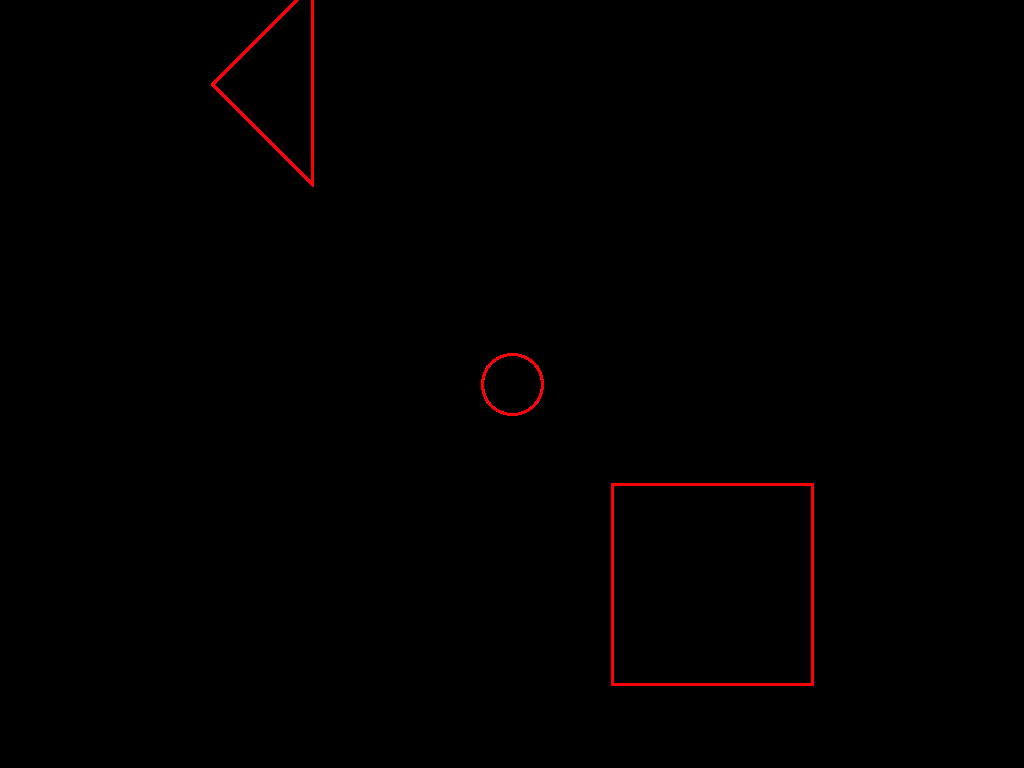
Frame 1 (no input)
Frame 60 (the mouse pressed at the canvas centre just before this capture): identical to frame 1, image omitted
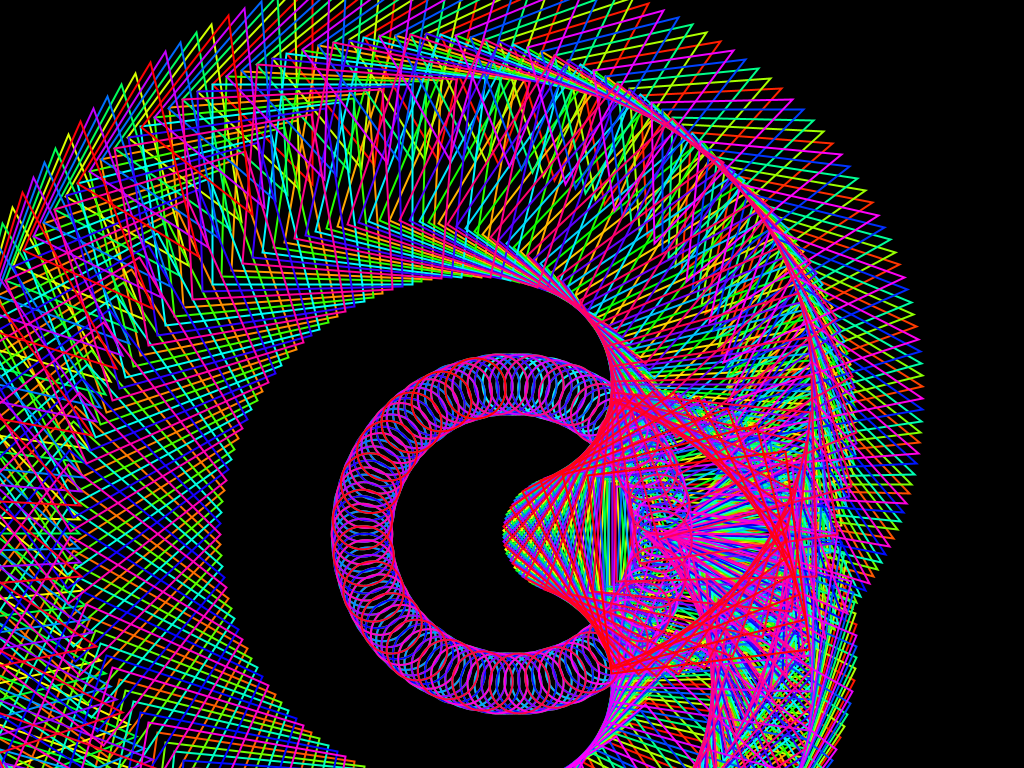
Frame 120 (the mouse held since frame 60 and released just before this capture)

The Processing sketch that drew these frames (run headless with seeded random() and noise(); from frame 60 on, the mouse is pressed at the canvas centre):

// Processing sketch: processing_155139
// ── processing_155139.pde

//The MIT License (MIT) - See Licence.txt for details

//Copyright (c) 2013 Mick Grierson, Matthew Yee-King, Marco Gillies

//Modified by David Leslie Williams


float magnify = 300; // This is how big we want the rose to be.
float rotation = 0; // rotation : this is basically how far round the circle we are going to go
float radius = 0; // radius : this is basically how far from the origin we are.
int elements = 256;// This is the number of points and lines we will calculate at once. 1000 is alot actually. 

void setup() {
  //iPad portrait. Swap the numbers for landscape. 
  size(1024,768);
  rectMode(CENTER);
  colorMode(HSB);
}
 
void draw() {
  background(0);
  radius = map(mouseX, 0, width, 0, 10);
  rotation = map(mouseY, 0, height, 0, 10);
  float spacing = TWO_PI/elements; // this is how far apart each 'node' will be - study it. 
  translate(width*0.5,height*0.5);// we translate the whole sketch to the centre of the screen, so 0,0 is in the middle.
  noFill();
  strokeWeight(1);
  for (int i = 0; i < elements;i++) {
      stroke(i*1,255,255);
      pushMatrix();
      rotate(spacing*i*rotation);
      translate(sin(spacing*i*radius)*magnify, 0);
      scale(2-i/1000);
      triangle(-100, -100, -150, -150, -100, -200);
      ellipse(0,0,30,30);
      rect(100,100,100,100);
      popMatrix();
  }
}
